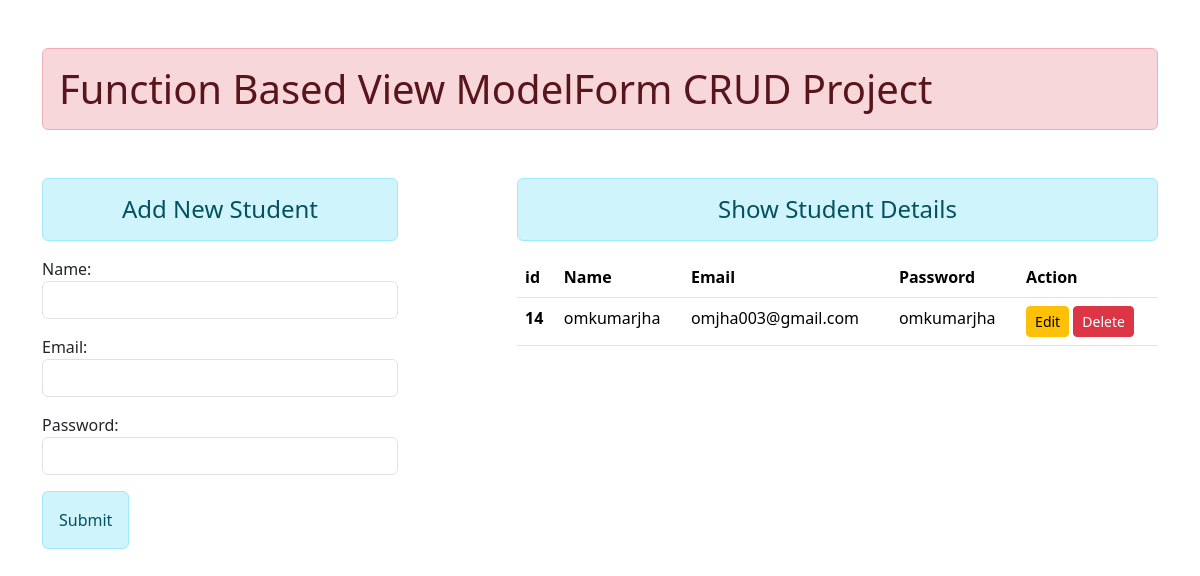
Page /crud/ on the earlier database version.
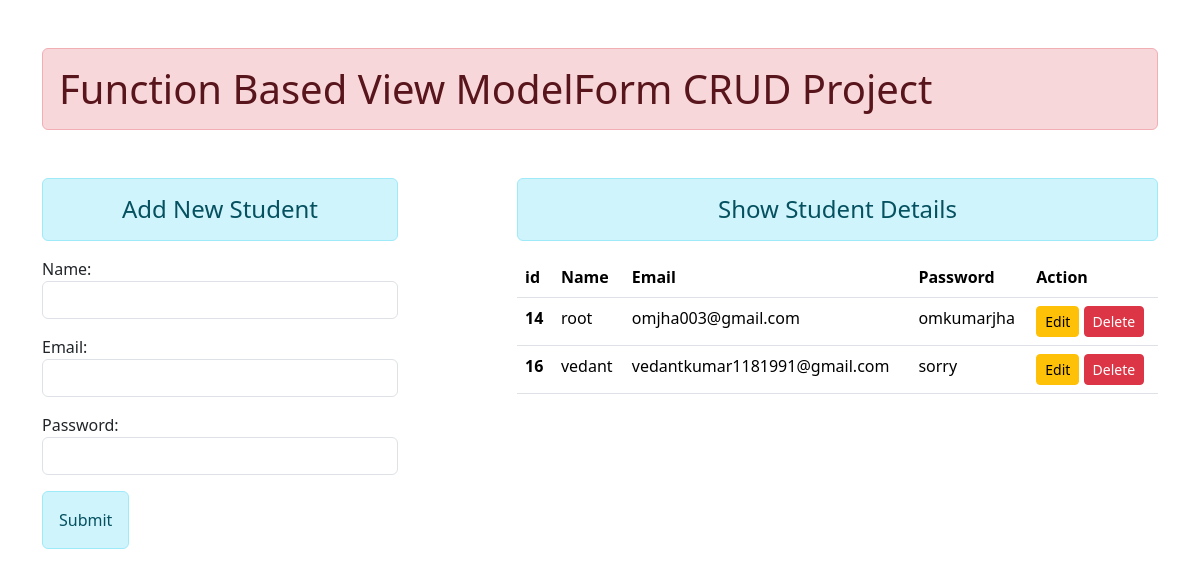
Same page on the later database version.
### crudApp/models.py (models this page shows)
class User(models.Model):
    name = models.CharField(max_length=50)
    email = models.CharField(max_length=100)
    password = models.CharField(max_length=50)

### crudApp/views.py (the view)
# urls.py: path("" , views.addandshow , name="addandshow"),
def addandshow(request):
    if request.method == "POST":
        fm = studentRegistration(request.POST)
        if fm.is_valid():
            name = fm.cleaned_data["name"]
            email = fm.cleaned_data["email"]
            password = fm.cleaned_data["password"]
            print(name,email,password)
            regis = User(name=name,email=email,password=password)
            regis.save()
            fm = studentRegistration()
    else:
        fm = studentRegistration()
    students = User.objects.all()
    return render(request , "crudApp/addandshow.html" , {"form" : fm , "stu" : students})

### crudApp/forms.py
class studentRegistration(forms.ModelForm):
    class Meta:
        model = User
        fields = ("name","email","password")
        widgets = {
            "name" : forms.TextInput(attrs={"class" : "form-control"}),
            "email" : forms.EmailInput(attrs={"class" : "form-control"}),
            "password" : forms.PasswordInput(render_value=True ,  attrs={"class" : "form-control"}), # render_value = True means Jab Table se Password web page pe show hoga to woh empty nhi show hona chahiye.
        }

### crudApp/templates/crudApp/addandshow.html
{% extends "crudApp/base.html" %}
{% block content %}
    <div class="row">
        <div class="col-sm-4">
            <h4 class="text-center alert alert-info">Add New Student</h4>
            <form action="/crud/" method="POST" class="my-3"> {% csrf_token %}
                {{form.as_p}}
                <input type="submit" class="alert alert-info">
            </form>
        </div>
        <div class="col-sm-7 offset-1">
            <h4 class="text-center alert alert-info">Show Student Details</h4>
            {% if stu %}
            <table class="table table-hover">
                <thead>
                  <tr>
                    <th scope="col">id</th>
                    <th scope="col">Name</th>
                    <th scope="col">Email</th>
                    <th scope="col">Password</th>
                    <th scope="col">Action</th>
                  </tr>
                </thead>
                <tbody>
                    {% for st in stu %}
                        <tr>
                            <th scope="row">{{st.id}}</th>
                            <td>{{st.name}}</td>
                            <td>{{st.email}}</td>
                            <td>{{st.password}}</td>
                            <td>
                                <a href="{% url 'updatedata' st.id %}" class="btn btn-sm btn-warning">Edit</a>
                                <form action="{% url 'deletedata' st.id %}" method="POST" class="d-inline"> {% csrf_token %}
                                    <input type="submit" value="Delete" class="btn btn-sm btn-danger">
                                </form>
                            </td>
                        </tr>
                    {% endfor %}
                </tbody>
              </table>
            {% else %}
                <h4 class="text-center alert alert-warn">No Records Found</h4>
            {% endif %}
        </div>
    </div>
{% endblock content %}

Differences in the rows shown:
changed User "omjha003@gmail.com": name "omkumarjha" → "root"
added User: id "16", name "vedant", email "vedantkumar1181991@gmail.com", password "sorry"
